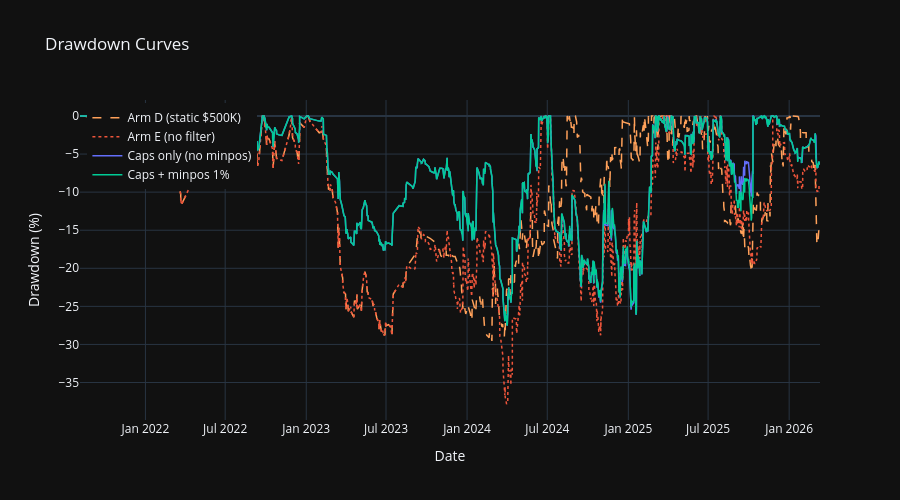

The notebook cell saved with this chart:
### Code cell
# Drawdown curves
fig = go.Figure()

for label, trades in all_trades.items():
    ts = trades.sort_values('close_date').copy()
    ts['equity'] = STARTING_BALANCE + ts['profit_abs'].cumsum()
    ts['drawdown'] = (ts['equity'] - ts['equity'].cummax()) / ts['equity'].cummax() * 100
    style = {k: v for k, v in STYLES[label].items() if k != 'width'}
    style['width'] = 1.5
    fig.add_trace(go.Scatter(x=ts['close_date'], y=ts['drawdown'], mode='lines',
                             name=label, line=style))

fig.update_layout(
    title='Drawdown Curves',
    xaxis_title='Date', yaxis_title='Drawdown (%)',
    template=TEMPLATE, height=500,
    legend=dict(yanchor='top', y=0.99, xanchor='left', x=0.01),
)
fig.show()

### Figure 1 — Plotly figure (JSON) as saved in the notebook; plotly's stock layout.template omitted (floating-point values rounded to 4 significant figures; data arrays with more than 128 entries replaced by an {"elided": "..."} marker saying what was removed)
{"data": [{"line": {"color": "#FFA15A", "dash": "dash", "width": 1.5}, "mode": "lines", "name": "Arm D (static $500K)", "type": "scatter", "x": {"elided": "982 str values"}, "y": {"elided": "982 float values"}}, {"line": {"color": "#EF553B", "dash": "dot", "width": 1.5}, "mode": "lines", "name": "Arm E (no filter)", "type": "scatter", "x": {"elided": "2040 str values"}, "y": {"elided": "2040 float values"}}, {"line": {"color": "#636EFA", "width": 1.5}, "mode": "lines", "name": "Caps only (no minpos)", "type": "scatter", "x": {"elided": "1655 str values"}, "y": {"elided": "1655 float values"}}, {"line": {"color": "#00CC96", "width": 1.5}, "mode": "lines", "name": "Caps + minpos 1%", "type": "scatter", "x": {"elided": "1605 str values"}, "y": {"elided": "1605 float values"}}], "layout": {"height": 500, "legend": {"x": 0.01, "xanchor": "left", "y": 0.99, "yanchor": "top"}, "title": {"text": "Drawdown Curves"}, "xaxis": {"title": {"text": "Date"}}, "yaxis": {"title": {"text": "Drawdown (%)"}}}}
